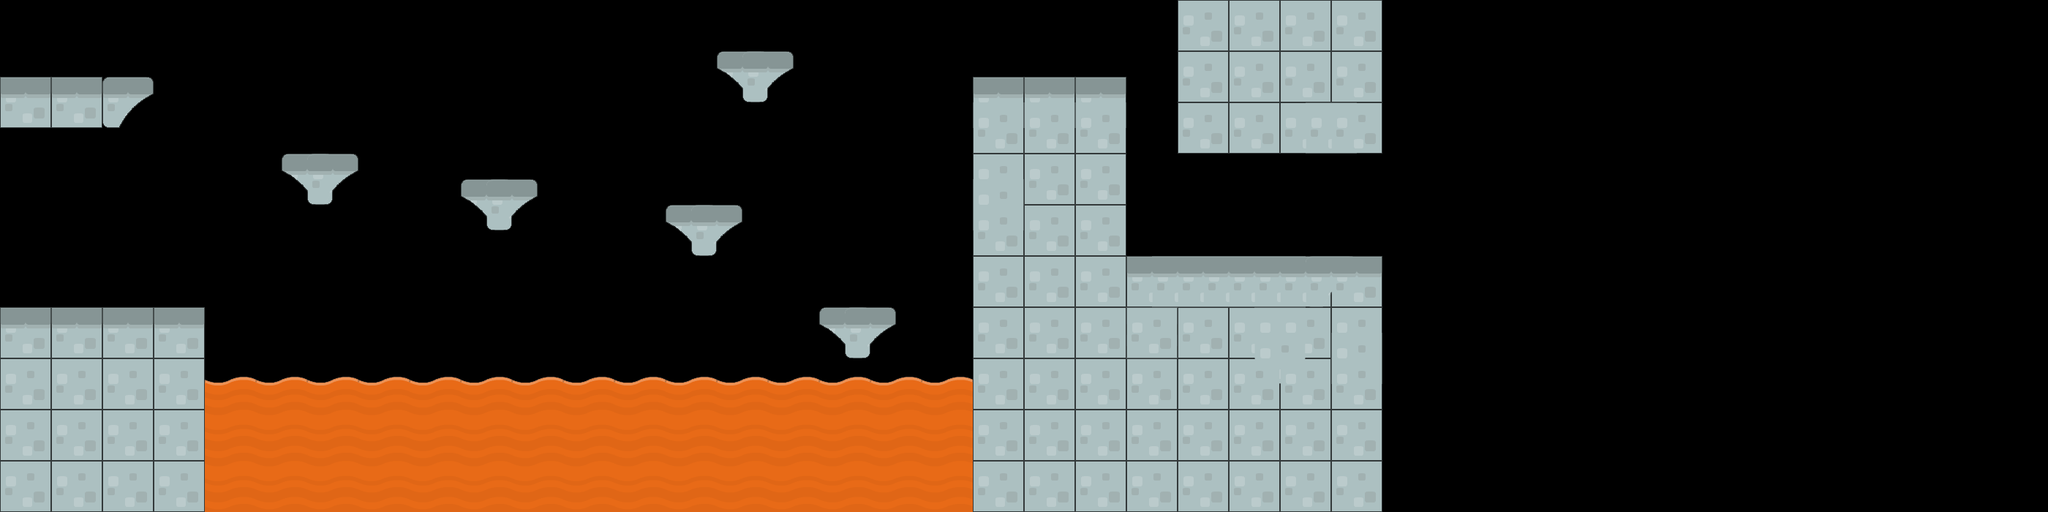

This game map was drawn from its Tiled (.tmx) file and the tilesets committed beside it. A one-line description and the full map source follow:
An orthogonal 80x20 tile map with 35x35 px tiles, 2 tile layers (RAVA, Tile Layer 3).

<map version="1.0" orientation="orthogonal" renderorder="right-down" width="80" height="20" tilewidth="35" tileheight="35" nextobjectid="1">
 <tileset firstgid="1" name="tlst" tilewidth="70" tileheight="70" spacing="2" margin="2" tilecount="196" columns="14">
  <image source="tileset.png" width="1024" height="1024" />
 </tileset>
 <layer name="RAVA" width="80" height="20">
  <data encoding="csv">
0,0,0,0,0,0,0,0,0,0,0,0,0,0,0,0,0,0,0,0,0,0,0,0,0,0,0,0,0,0,0,0,0,0,0,0,0,0,0,0,0,0,0,0,0,0,0,0,0,0,0,0,0,0,0,0,0,0,0,0,0,0,0,0,0,0,0,0,0,0,0,0,0,0,0,0,0,0,0,0,
0,0,0,0,0,0,0,0,0,0,0,0,0,0,0,0,0,0,0,0,0,0,0,0,0,0,0,0,0,0,0,0,0,0,0,0,0,0,0,0,0,0,0,0,0,0,0,0,0,0,0,0,0,0,0,0,0,0,0,0,0,0,0,0,0,0,0,0,0,0,0,0,0,0,0,0,0,0,0,0,
0,0,0,0,0,0,0,0,0,0,0,0,0,0,0,0,0,0,0,0,0,0,0,0,0,0,0,0,0,0,0,0,0,0,0,0,0,0,0,0,0,0,0,0,0,0,0,0,0,0,0,0,0,0,0,0,0,0,0,0,0,0,0,0,0,0,0,0,0,0,0,0,0,0,0,0,0,0,0,0,
0,0,0,0,0,0,0,0,0,0,0,0,0,0,0,0,0,0,0,0,0,0,0,0,0,0,0,0,0,0,0,0,0,0,0,0,0,0,0,0,0,0,0,0,0,0,0,0,0,0,0,0,0,0,0,0,0,0,0,0,0,0,0,0,0,0,0,0,0,0,0,0,0,0,0,0,0,0,0,0,
0,0,0,0,0,0,0,0,0,0,0,0,0,0,0,0,0,0,0,0,0,0,0,0,0,0,0,0,0,0,0,0,0,0,0,0,0,0,0,0,0,0,0,0,0,0,0,0,0,0,0,0,0,0,0,0,0,0,0,0,0,0,0,0,0,0,0,0,0,0,0,0,0,0,0,0,0,0,0,0,
0,0,0,0,0,0,0,0,0,0,0,0,0,0,0,0,0,0,0,0,0,0,0,0,0,0,0,0,0,0,0,0,0,0,0,0,0,0,0,0,0,0,0,0,0,0,0,0,0,0,0,0,0,0,0,0,0,0,0,0,0,0,0,0,0,0,0,0,0,0,0,0,0,0,0,0,0,0,0,0,
0,0,0,0,0,0,0,0,0,0,0,0,0,0,0,0,0,0,0,0,0,0,0,0,0,0,0,0,0,0,0,0,0,0,0,0,0,0,0,0,0,0,0,0,0,0,0,0,0,0,0,0,0,0,0,0,0,0,0,0,0,0,0,0,0,0,0,0,0,0,0,0,0,0,0,0,0,0,0,0,
0,0,0,0,0,0,0,0,0,0,0,0,0,0,0,0,0,0,0,0,0,0,0,0,0,0,0,0,0,0,0,0,0,0,0,0,0,0,0,0,0,0,0,0,0,0,0,0,0,0,0,0,0,0,0,0,0,0,0,0,0,0,0,0,0,0,0,0,0,0,0,0,0,0,0,0,0,0,0,0,
0,0,0,0,0,0,0,0,0,0,0,0,0,0,0,0,0,0,0,0,0,0,0,0,0,0,0,0,0,0,0,0,0,0,0,0,0,0,0,0,0,0,0,0,0,0,0,0,0,0,0,0,0,0,0,0,0,0,0,0,0,0,0,0,0,0,0,0,0,0,0,0,0,0,0,0,0,0,0,0,
0,0,0,0,0,0,0,0,0,0,0,0,0,0,0,0,0,0,0,0,0,0,0,0,0,0,0,0,0,0,0,0,0,0,0,0,0,0,0,0,0,0,0,0,0,0,0,0,0,0,0,0,0,0,0,0,0,0,0,0,0,0,0,0,0,0,0,0,0,0,0,0,0,0,0,0,0,0,0,0,
0,0,0,0,0,0,0,0,0,0,0,0,0,0,0,0,0,0,0,0,0,0,0,0,0,0,0,0,0,0,0,0,0,0,0,0,0,0,0,0,0,0,0,0,0,0,0,0,0,0,0,0,0,0,0,0,0,0,0,0,0,0,0,0,0,0,0,0,0,0,0,0,0,0,0,0,0,0,0,0,
0,0,0,0,0,0,0,0,0,0,0,0,0,0,0,0,0,0,0,0,0,0,0,0,0,0,0,0,0,0,0,0,0,0,0,0,0,0,0,0,0,0,0,0,0,0,0,0,0,0,0,0,0,0,0,0,0,0,0,0,0,0,0,0,0,0,0,0,0,0,0,0,0,0,0,0,0,0,0,0,
0,0,0,0,0,0,0,0,0,0,0,0,0,0,0,0,0,0,0,0,0,0,0,0,0,0,0,0,0,0,0,0,0,0,0,0,0,0,0,0,0,0,0,0,0,0,0,0,0,0,0,0,0,0,0,0,0,0,0,0,0,0,0,0,0,0,0,0,0,0,0,0,0,0,0,0,0,0,0,0,
0,0,0,0,0,0,0,0,0,0,0,0,0,0,0,0,0,0,0,0,0,0,0,0,0,0,0,0,0,0,0,0,0,0,0,0,0,0,0,0,0,0,0,0,16,0,0,0,0,0,0,0,0,0,0,0,0,0,0,0,0,0,0,0,0,0,0,0,0,0,0,0,0,0,0,0,0,0,0,0,
0,0,0,0,0,0,0,0,0,0,0,0,0,0,0,0,0,0,0,0,0,0,0,0,0,0,0,0,0,0,0,0,0,0,0,0,0,0,0,0,0,0,0,0,0,0,0,0,0,0,0,0,0,0,0,0,0,0,0,0,0,0,0,0,0,0,0,0,0,0,0,0,0,0,0,0,0,0,0,0,
0,0,0,0,0,0,0,0,196,0,196,0,196,0,196,0,196,0,196,0,196,0,196,0,196,0,196,0,196,0,196,0,196,0,196,0,196,0,0,0,0,0,0,0,0,0,0,0,0,0,0,0,0,0,0,0,0,0,0,0,0,0,0,0,0,0,0,0,0,0,0,0,0,0,0,0,0,0,0,0,
0,0,0,0,0,0,0,0,0,0,0,0,0,0,0,0,0,0,0,0,0,0,0,0,0,0,0,0,0,0,0,0,0,0,0,0,0,0,0,0,0,0,0,0,0,0,0,0,0,0,0,0,0,0,0,0,0,0,0,0,0,0,0,0,0,0,0,0,0,0,0,0,0,0,0,0,0,0,0,0,
0,0,0,0,0,0,0,0,166,0,166,0,166,0,166,0,166,0,166,0,166,0,166,0,166,0,166,0,166,0,166,0,166,0,166,0,166,0,0,0,0,0,0,0,0,0,0,0,0,0,0,0,0,0,0,0,0,0,0,0,0,0,0,0,0,0,0,0,0,0,0,0,0,0,0,0,0,0,0,0,
0,0,0,0,0,0,0,0,0,0,0,0,0,0,0,0,0,0,0,0,0,0,0,0,0,0,0,0,0,0,0,0,0,0,0,0,0,0,0,0,0,0,0,0,0,0,0,0,0,0,0,0,0,0,0,0,0,0,0,0,0,0,0,0,0,0,0,0,0,0,0,0,0,0,0,0,0,0,0,0,
0,0,0,0,0,0,0,0,166,0,166,0,166,0,166,0,166,0,166,0,166,0,166,0,166,0,166,0,166,0,166,0,166,0,166,0,166,0,0,0,0,0,0,0,0,0,0,0,0,0,0,0,0,0,0,0,0,0,0,0,0,0,0,0,0,0,0,0,0,0,0,0,0,0,0,0,0,0,0,0
</data>
 </layer>
 <layer name="Tile Layer 3" width="80" height="20">
  <data encoding="csv">
0,0,0,0,0,0,0,0,0,0,0,0,0,0,0,0,0,0,0,0,0,0,0,0,0,0,0,0,0,0,0,0,0,0,0,0,0,0,0,0,0,0,0,0,0,0,0,0,0,0,0,0,0,0,0,0,0,0,0,0,0,0,0,0,0,0,0,0,0,0,0,0,0,0,0,0,0,0,0,0,
0,0,0,0,0,0,0,0,0,0,0,0,0,0,0,0,0,0,0,0,0,0,0,0,0,0,0,0,0,0,0,0,0,0,0,0,0,0,0,0,0,0,0,0,0,0,142,0,142,0,142,0,142,0,0,0,0,0,0,0,0,0,0,0,0,0,0,0,0,0,0,0,0,0,0,0,0,0,0,0,
0,0,0,0,0,0,0,0,0,0,0,0,0,0,0,0,0,0,0,0,0,0,0,0,0,0,0,0,0,0,0,0,0,0,0,0,0,0,0,0,0,0,0,0,0,0,0,0,0,0,0,0,0,0,0,0,0,0,0,0,0,0,0,0,0,0,0,0,0,0,0,0,0,0,0,0,0,0,0,0,
0,0,0,0,0,0,0,0,0,0,0,0,0,0,0,0,0,0,0,0,0,0,0,0,0,0,0,0,160,161,0,0,0,0,0,0,0,0,0,0,0,0,0,0,0,0,142,0,142,0,142,0,142,0,0,0,0,0,0,0,0,0,0,0,0,0,0,0,0,0,0,0,0,0,0,0,0,0,0,0,
128,0,128,0,161,0,0,0,0,0,0,0,0,0,0,0,0,0,0,0,0,0,0,0,0,0,0,0,0,0,0,0,0,0,0,0,0,0,128,0,128,0,128,0,0,0,0,0,0,0,0,0,0,0,0,0,0,0,0,0,0,0,0,0,0,0,0,0,0,0,0,0,0,0,0,0,0,0,0,0,
0,0,0,0,0,0,0,0,0,0,0,0,0,0,0,0,0,0,0,0,0,0,0,0,0,0,0,0,0,0,0,0,0,0,0,0,0,0,142,0,142,0,142,0,0,0,142,0,142,0,142,142,142,0,0,0,0,0,0,0,0,0,0,0,0,0,0,0,0,0,0,0,0,0,0,0,0,0,0,0,
0,0,0,0,0,0,0,0,0,0,0,0,0,0,0,0,0,0,0,0,0,0,0,0,0,0,0,0,0,0,0,0,0,0,0,0,0,0,0,0,0,0,0,0,0,0,0,0,0,0,0,0,0,0,0,0,0,0,0,0,0,0,0,0,0,0,0,0,0,0,0,0,0,0,0,0,0,0,0,0,
0,0,0,0,0,0,0,0,0,0,0,160,161,0,0,0,0,0,0,0,0,0,0,0,0,0,0,0,0,0,0,0,0,0,0,0,0,0,142,0,142,0,142,0,0,0,0,0,0,0,0,0,0,0,0,0,0,0,0,0,0,0,0,0,0,0,0,0,0,0,0,0,0,0,0,0,0,0,0,0,
0,0,0,0,0,0,0,0,0,0,0,0,0,0,0,0,0,0,160,161,0,0,0,0,0,0,0,0,0,0,0,0,0,0,0,0,0,0,142,0,0,0,0,0,0,0,0,0,0,0,0,0,0,0,0,0,0,0,0,0,0,0,0,0,0,0,0,0,0,0,0,0,0,0,0,0,0,0,0,0,
0,0,0,0,0,0,0,0,0,0,0,0,0,0,0,0,0,0,0,0,0,0,0,0,0,0,160,161,0,0,0,0,0,0,0,0,0,0,142,0,142,0,142,0,0,0,0,0,0,0,0,0,0,0,0,0,0,0,0,0,0,0,0,0,0,0,0,0,0,0,0,0,0,0,0,0,0,0,0,0,
0,0,0,0,0,0,0,0,0,0,0,0,0,0,0,0,0,0,0,0,0,0,0,0,0,0,0,0,0,0,0,0,0,0,0,0,0,0,0,0,0,0,0,0,0,0,0,0,0,0,0,0,0,0,0,0,0,0,0,0,0,0,0,0,0,0,0,0,0,0,0,0,0,0,0,0,0,0,0,0,
0,0,0,0,0,0,0,0,0,0,0,0,0,0,0,0,0,0,0,0,0,0,0,0,0,0,0,0,0,0,0,0,0,0,0,0,0,0,142,0,142,0,142,0,128,128,128,128,128,128,128,161,128,0,0,0,0,0,0,0,0,0,0,0,0,0,0,0,0,0,0,0,0,0,0,0,0,0,0,0,
0,0,0,0,0,0,0,0,0,0,0,0,0,0,0,0,0,0,0,0,0,0,0,0,0,0,0,0,0,0,0,0,0,0,0,0,0,0,0,0,0,0,0,0,0,0,0,0,0,0,0,0,0,0,0,0,0,0,0,0,0,0,0,0,0,0,0,0,0,0,0,0,0,0,0,0,0,0,0,0,
128,0,128,0,128,0,128,0,0,0,0,0,0,0,0,0,0,0,0,0,0,0,0,0,0,0,0,0,0,0,0,0,160,161,0,0,0,0,142,0,142,0,142,0,142,0,142,0,142,142,142,0,142,0,0,0,0,0,0,0,0,0,0,0,0,0,0,0,0,0,0,0,0,0,0,0,0,0,0,0,
0,0,0,0,0,0,0,0,0,0,0,0,0,0,0,0,0,0,0,0,0,0,0,0,0,0,0,0,0,0,0,0,0,0,0,0,0,0,0,0,0,0,0,0,0,0,0,0,0,142,0,0,142,0,0,0,0,0,0,0,0,0,0,0,0,0,0,0,0,0,0,0,0,0,0,0,0,0,0,0,
142,0,142,0,142,0,142,0,0,0,0,0,0,0,0,0,0,0,0,0,0,0,0,0,0,0,0,0,0,0,0,0,0,0,0,0,0,0,142,0,142,0,142,0,142,0,142,0,142,0,142,0,142,0,0,0,0,0,0,0,0,0,0,0,0,0,0,0,0,0,0,0,0,0,0,0,0,0,0,0,
0,0,0,0,0,0,0,0,0,0,0,0,0,0,0,0,0,0,0,0,0,0,0,0,0,0,0,0,0,0,0,0,0,0,0,0,0,0,0,0,0,0,0,0,0,0,0,0,0,0,0,0,0,0,0,0,0,0,0,0,0,0,0,0,0,0,0,0,0,0,0,0,0,0,0,0,0,0,0,0,
142,0,142,0,142,0,142,0,0,0,0,0,0,0,0,0,0,0,0,0,0,0,0,0,0,0,0,0,0,0,0,0,0,0,0,0,0,0,142,0,142,0,142,0,142,0,142,0,142,0,142,0,142,0,0,0,0,0,0,0,0,0,0,0,0,0,0,0,0,0,0,0,0,0,0,0,0,0,0,0,
0,0,0,0,0,0,0,0,0,0,0,0,0,0,0,0,0,0,0,0,0,0,0,0,0,0,0,0,0,0,0,0,0,0,0,0,0,0,0,0,0,0,0,0,0,0,0,0,0,0,0,0,0,0,0,0,0,0,0,0,0,0,0,0,0,0,0,0,0,0,0,0,0,0,0,0,0,0,0,0,
142,0,142,0,142,0,142,0,0,0,0,0,0,0,0,0,0,0,0,0,0,0,0,0,0,0,0,0,0,0,0,0,0,0,0,0,0,0,142,0,142,0,142,0,142,0,142,0,142,0,142,0,142,0,0,0,0,0,0,0,0,0,0,0,0,0,0,0,0,0,0,0,0,0,0,0,0,0,0,0
</data>
 </layer>
</map>